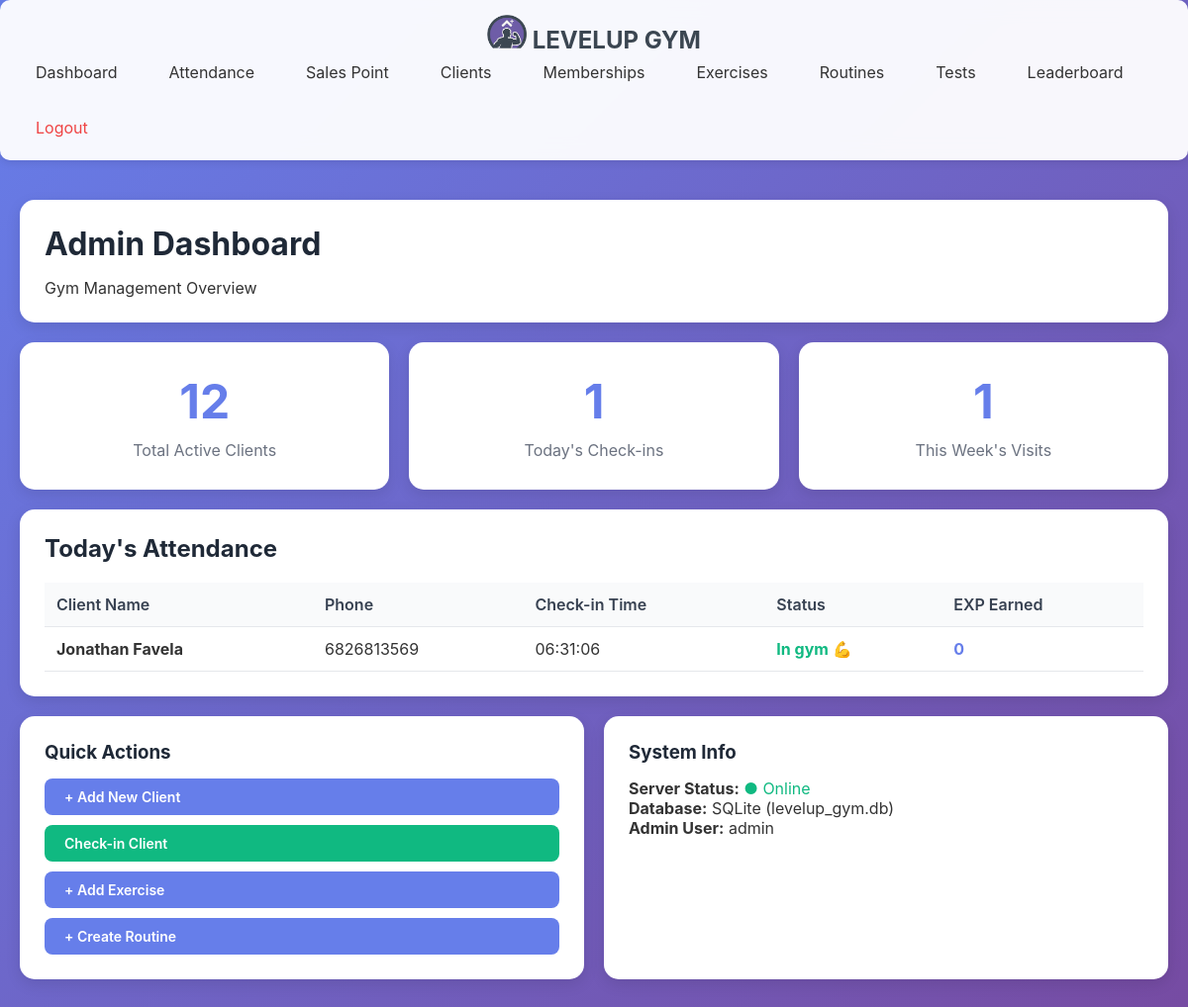
Before: /admin (signed in) with the older database file.
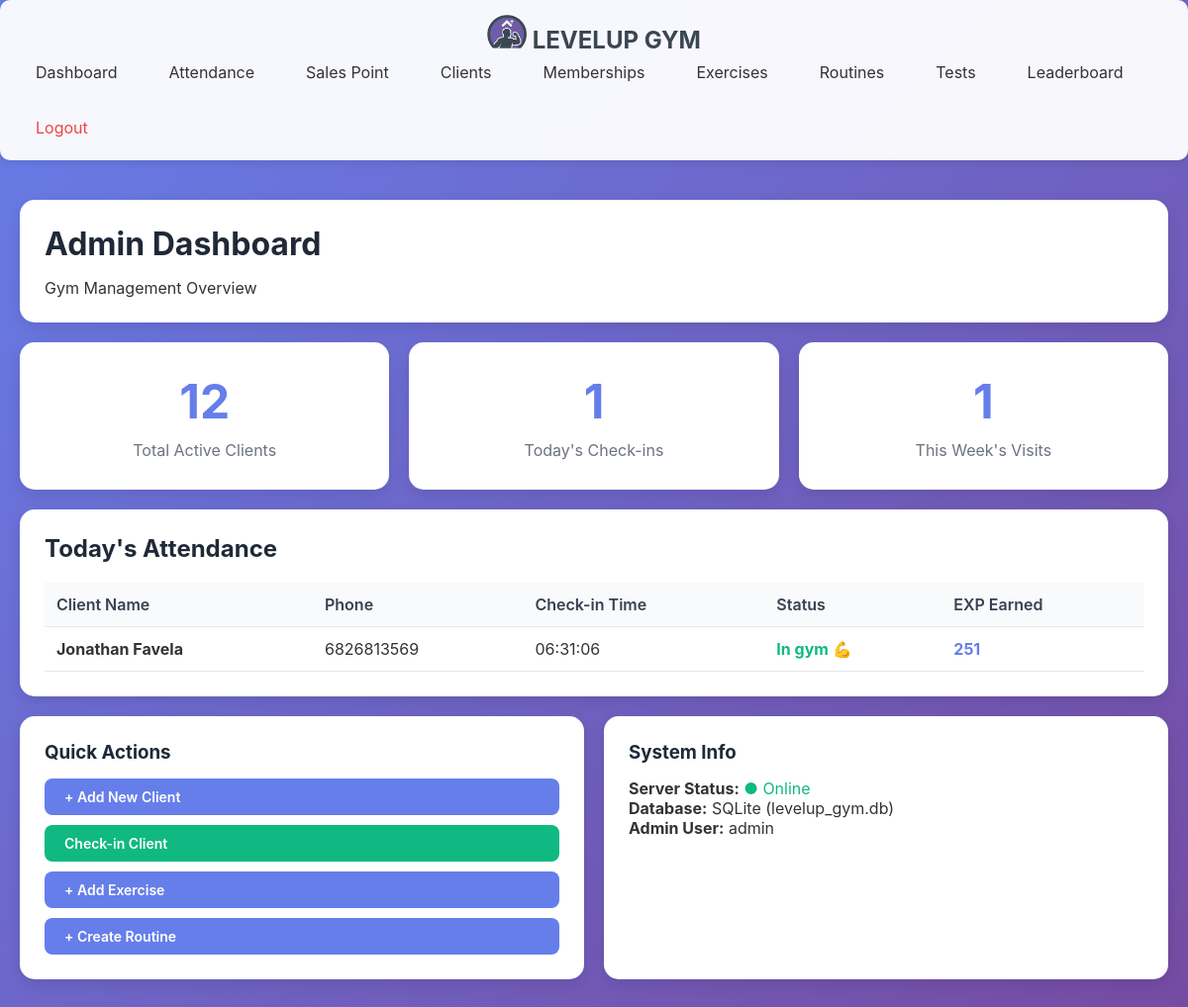
After: the same page with the newer database file.
### tables this page shows
CREATE TABLE attendance (
                attendance_id INTEGER PRIMARY KEY AUTOINCREMENT,
                client_id INTEGER NOT NULL,
                check_in_date DATE NOT NULL,
                check_in_time TIME,
                check_out_time TIME,
                exp_earned INTEGER DEFAULT 0,
                FOREIGN KEY (client_id) REFERENCES clients(client_id) ON DELETE CASCADE,
                UNIQUE(client_id, check_in_date)
            );

CREATE TABLE clients (
                client_id INTEGER PRIMARY KEY AUTOINCREMENT,
                phone_number TEXT UNIQUE NOT NULL,
                pin_hash TEXT NOT NULL,
                first_name TEXT NOT NULL,
                last_name TEXT NOT NULL,
                email TEXT,
                date_of_birth DATE,
                gender TEXT,
                registration_date DATETIME DEFAULT CURRENT_TIMESTAMP,
                status TEXT DEFAULT 'active',
                profile_photo_path TEXT
            );

### main.py (the view)
@app.route('/admin')
@admin_required
def admin_dashboard():
    total_clients = len(Client.get_all_active())
    todays_attendance = len(attendance_ctrl.get_gym_attendance_today())
    weekly_report = attendance_ctrl.get_weekly_attendance_report()
    attendance_list = attendance_ctrl.get_gym_attendance_today()
    return render_template('admin/dashboard.html',
                         total_clients=total_clients,
                         todays_attendance=todays_attendance,
                         weekly_visits=weekly_report['total_visits'],
                         attendance_list=attendance_list)

### database/db_manager.py (called while the page is built)
    def connect(self):
        self.conn = sqlite3.connect(self.db_name)
        self.conn.row_factory = sqlite3.Row  # Access columns by name
        self.cursor = self.conn.cursor()

    def disconnect(self):
        if self.conn:
            self.conn.close()

    def execute_query(self, query, params=None):
        self.connect()
        if params:
            self.cursor.execute(query, params)
        else:
            self.cursor.execute(query)
        results = self.cursor.fetchall()
        self.disconnect()
        return results

### main.py (called while the page is built)
def admin_required(f):
    @wraps(f)
    def decorated_function(*args, **kwargs):
        if 'admin_logged_in' not in session:
            return redirect(url_for('admin_login'))
        return f(*args, **kwargs)
    return decorated_function

### templates/admin/dashboard.html (shortened to what this page needs)
{% extends "admin/base.html" %}
{% block content %}
<div class="card">
    <h1>Admin Dashboard</h1>
    <p>Gym Management Overview</p>
</div>
<div class="grid grid-3">
    <div class="card stat-card">
        <div class="stat-value">{{ total_clients }}</div>
        <div class="stat-label">Total Active Clients</div>
    </div>
    <div class="card stat-card">
        <div class="stat-value">{{ todays_attendance }}</div>
        <div class="stat-label">Today's Check-ins</div>
    </div>
    <div class="card stat-card">
        <div class="stat-value">{{ weekly_visits }}</div>
        <div class="stat-label">This Week's Visits</div>
    </div>
</div>
<div class="card">
    <h2>Today's Attendance</h2>
    {% if attendance_list %}
    <table>
        <thead>
            <tr>
                <th>Client Name</th>
                <th>Phone</th>
                <th>Check-in Time</th>
                <th>Status</th>
                <th>EXP Earned</th>
            </tr>
        </thead>
        <tbody>
            {% for record in attendance_list %}
            <tr>
                <td><strong>{{ record.client_name }}</strong></td>
                <td>{{ record.phone_number }}</td>
                <td>{{ record.check_in_time }}</td>
                <td>
                    {% if record.check_out_time %}
                        <span style="color: #6b7280;">Checked out</span>
                    {% else %}
                        <span style="color: #10b981; font-weight: bold;">In gym 💪</span>
                    {% endif %}
                </td>
                <td><strong style="color: #667eea;">{{ record.exp_earned }}</strong></td>
            </tr>
            {% endfor %}
        </tbody>
    </table>
    {% else %}
    <p style="color: #6b7280; padding: 20px;">No check-ins today yet.</p>
    {% endif %}
</div>
<div class="grid grid-2">
    <div class="card">
        <h3>Quick Actions</h3>
        <div style="display: flex; flex-direction: column; gap: 10px; margin-top: 15px;">
            <a href="{{ url_for('admin_add_client') }}" class="btn btn-primary">+ Add New Client</a>
            <a href="{{ url_for('admin_attendance') }}" class="btn btn-success">Check-in Client</a>
            <a href="{{ url_for('admin_add_exercise') }}" class="btn btn-primary">+ Add Exercise</a>
            <a href="{{ url_for('admin_add_routine') }}" class="btn btn-primary">+ Create Routine</a>
        </div>
    </div>
    <div class="card">
        <h3>System Info</h3>
        <p><strong>Server Status:</strong> <span style="color: #10b981;">● Online</span></p>
        <p><strong>Database:</strong> SQLite (levelup_gym.db)</p>
        <p><strong>Admin User:</strong> {{ session.admin_username }}</p>
    </div>
</div>
{% endblock %}

Changed rows visible on the page:
changed attendance: exp_earned "0" → "251"
